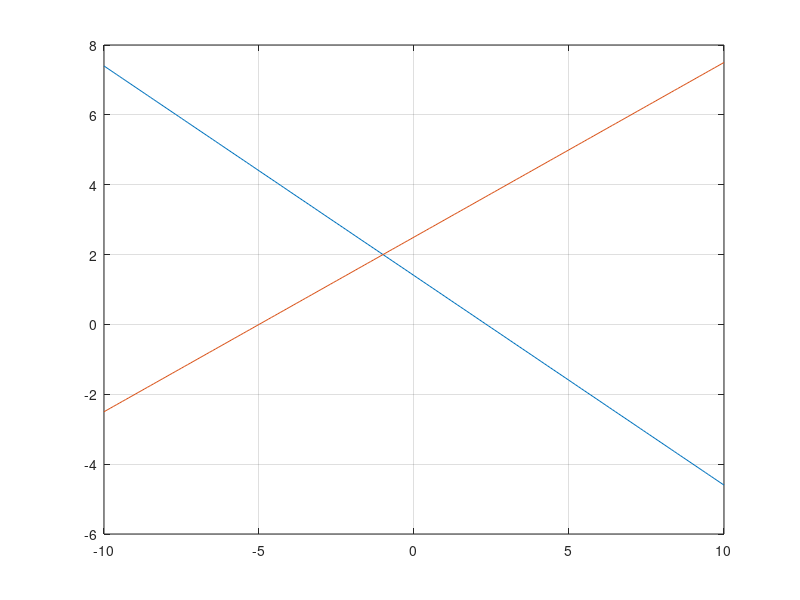

The MATLAB source for this figure:
%% 
% Author(s): Joshua Clement
% Date: 9-Mar-2023
% Course: ENGR 160
% Description: Lab 10
clear all;   
clc;          
close all;    
format short; 

%% Problem 1
disp('------------------------------------------------------------')
disp('Problem 1')

x = -10:0.1:10;
y1 = (7-3*x)/5;
y2 = (-10-2*x)/-4;
plot(x,y1,x,y2);
grid on

A = [3 5; 2 -4];
B = [7 -10]';
maybeinverse = det(A)
Ainverse = inv(A)
X = Ainverse*B